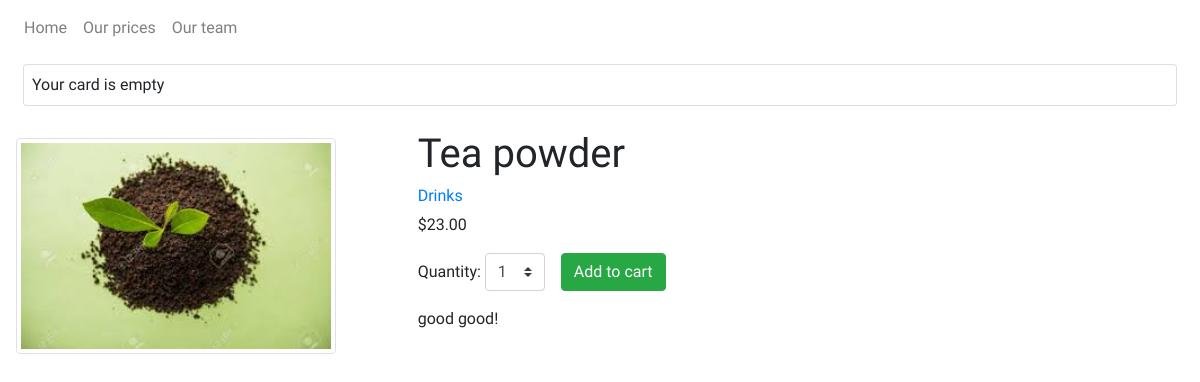
/3/tea-powder/, run on the app's committed database.
### shop/models.py (models this page shows, shortened)
class Product(models.Model):
    category = models.ForeignKey(Category, related_name='products', on_delete=models.CASCADE)
    name = models.CharField(max_length=200, db_index=True)
    slug = models.SlugField(max_length=200, db_index=True)
    image = models.ImageField(upload_to='products/%Y/%m/%d', blank=True)
    description = models.TextField(blank=True)
    price  = models.DecimalField(max_digits=10, decimal_places=2)
    available = models.BooleanField(default=True)
    created  = models.DateTimeField(auto_now_add=True)
    updated = models.DateTimeField(auto_now=True)
    class Meta:
        ordering = ('name',)
        index_together = (('id', 'slug'), )

class Category(models.Model):
    name = models.CharField(max_length=200, db_index=True)
    slug = models.SlugField(max_length=50, unique=True)
    class Meta:
        ordering = ('name', )
        verbose_name = 'category'
        verbose_name_plural = 'categories'
    def __str__(self):
        return self.name
    def get_absolute_url(self):
        return reverse('shop:product_list_by_category', args=[self.slug])

### shop/views.py (the view)
# urls.py: path('<int:id>/<slug:slug>/', views.product_detail, name='product_detail'),
def product_detail(request, id, slug):
    product = get_object_or_404(Product, id=id, slug=slug, available=True)
    cart_product_form = CartAddProductForm()
    return render(request, 'shop/product/detail.html', {
        'product': product,
        'cart_product_form': cart_product_form
    })

### cart/forms.py
class CartAddProductForm(forms.Form):
    quantity = forms.TypedChoiceField(choices=PRODUCT_QUANTITY_CHOICES, coerce=int, widget=forms.Select(attrs={'class': 'custom-select ml-1'}))
    override = forms.BooleanField(initial=False, required=False, widget=forms.HiddenInput)

### templates/shop/product/detail.html (shortened to what this page needs)
{% extends 'shop/base.html' %}
{% load static %}
{% block content %}
    <div class="row p-2 mt-2">
        <div class="col-8">
            <div class="row">
                <div class="col-6 p-2">
                    <img src="{% if product.image %}{{ product.image.url }}{% else %}{% static 'img/noimage.png' %}{% endif %}" alt="{{ product.name }}" class="img-fluid img-thumbnail" width="320" height="260">
                </div>
                <div class="col-6">
                    <h1>{{ product.name }}</h1>
                    <h2 class="h6">
                        <a href="{{ product.category.get_absolute_url }}">{{ product.category }}</a>
                    </h2>
                    <p>${{ product.price }}</p>
                    <form action="{% url 'cart:cart_add' product.id %}" method="post" class="form-inline">
                        <div class="form-group">
                            {{ cart_product_form }}
                        </div>
                        <input type="submit" value="Add to cart" class="btn btn-success ml-3">
                    </form>
                    <p>
                        {{ product.description|linebreaks }}
                    </p>
                </div>
            </div>
        </div>
    </div>
{% endblock %}

### templates/shop/base.html (shortened to what this page needs)
{% load static %}
{% load flatpages %}
{% get_flatpages as flatpages %}
<!DOCTYPE html>
<html lang="en">
<head>
    <link rel="stylesheet" href="https://stackpath.bootstrapcdn.com/bootstrap/4.5.0/css/bootstrap.min.css">
</head>
<body>
    <header class="navbar navbar-expand-md navbar-light bg-white">
        <ul class="navbar-nav">
            <li class="nav-item">
                <a class="nav-link" href="/">Home</a>
            </li>
            {% for page in flatpages %}
                <li class="nav-item"><a href="/pages{{ page.url }}" class="nav-link">{{ page.title }}</a></li>
            {% endfor %}
</ul>
    </header>
    <div class="container-fluid">
        <div class="row">
            <div class="col-12">
                <div class="card p-2 m-2">
                    Your card is empty
                </div>
            </div>
        </div>
        <div class="">
            {% block content %}
            {% endblock %}
        </div>
    </div>
</body>
</html>

### templates/shop/base.html (style rules this page uses)
body { font-family: 'Viaoda Libre', cursive; }

### data on the page
Product: image (picture), name "Tea powder", category "Drinks", price "23.00", description "good good!"

### other printed values
{{ page.title }} "Our prices"
{{ page.title }} "Our team"
